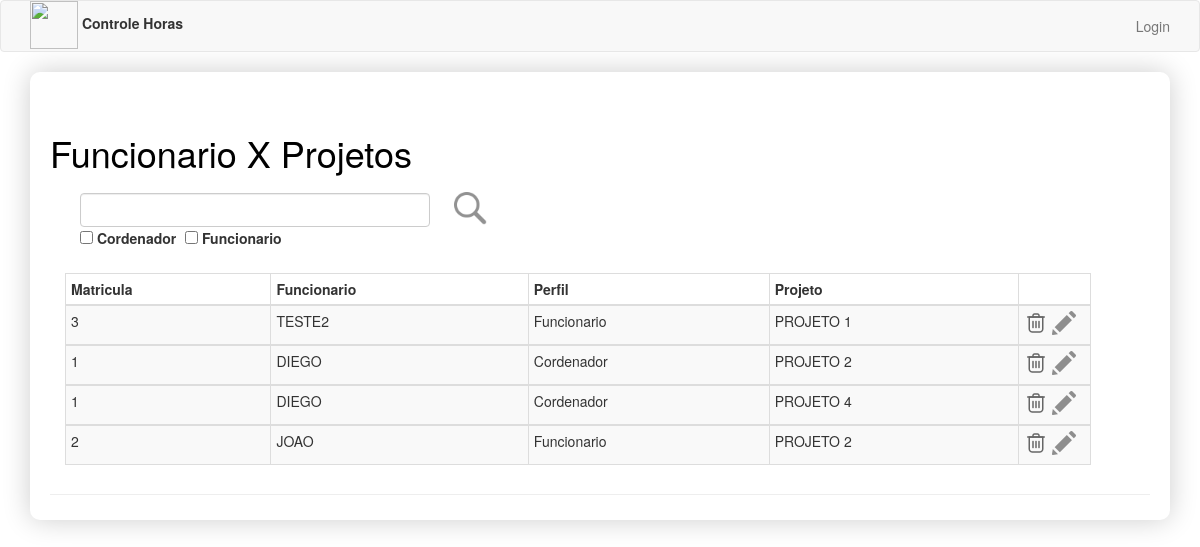
/admin/vinculo/lista, run on the app's committed database.
### app/models.py (models this page shows, shortened)
class FuncionarioProjeto(db.Model):
    __tablename__= 'funcionario_projeto'
    id = db.Column(db.Integer, primary_key=True, autoincrement=True)
    funcionario_id = db.Column(db.Integer, db.ForeignKey('funcionario.id'))
    projeto_id = db.Column(db.Integer, db.ForeignKey('projeto.id'))
    cordenador = db.Column(db.Boolean())
    funcionarios = db.relationship('Funcionario', backref="funcionarios", lazy=True)
    projetos = db.relationship('Projeto', backref="projetos", lazy=True)

class Funcionario(db.Model):
    __tablename__ = 'funcionario'
    id = db.Column(db.Integer, primary_key=True, autoincrement=True)
    matricula = db.Column(db.String(7), unique=True)
    nome = db.Column(db.Text())
    user_id = db.Column(db.Integer, db.ForeignKey('users.id'))
    senha = db.Column(db.String(256))

class Projeto(db.Model):
    __tablename__= 'projeto'
    id = db.Column(db.Integer, primary_key=True, autoincrement=True)
    nome = db.Column(db.Text())
    cliente_id = db.Column(db.Integer, db.ForeignKey('clientes.id'))
    descricao = db.Column(db.Text())
    clientes = db.relationship('Cliente', backref="clientes", lazy=True)

### app/vinculo/routes.py (the view)
@vinculo.route('/lista',methods=['GET', 'POST'])
def vinculoLista():
    if request.form.get('submitFiltro') == 'submitFiltro':
        filtro = request.form.get('txtFiltro')
        filtroCordenador = request.form.get('chkCordenador')
        filtroFuncionario = request.form.get('chkFuncionario')
        if filtroCordenador == "on":
            buscaCordenador = True
        else:
            buscaCordenador = False
        if filtroFuncionario == "on":
            buscaFuncionario = False
        else:
            buscaFuncionario = True
        if filtro is None or filtro == "":
            if buscaCordenador or not buscaFuncionario :
                vinculoLista = FuncionarioProjeto.query.filter(or_(FuncionarioProjeto.cordenador == buscaCordenador, FuncionarioProjeto.cordenador == buscaFuncionario))
            else:
                vinculoLista = FuncionarioProjeto.query.all()
        else:
            vinculoLista = FuncionarioProjeto.query.join(FuncionarioProjeto.funcionarios)\
                .join(FuncionarioProjeto.projetos)\
                .filter(or_(Funcionario.nome.like('%' + filtro +'%'),Funcionario.matricula.like('%' + filtro +'%')) | \
                           (Projeto.nome.like('%' + filtro +'%')), ((FuncionarioProjeto.cordenador == buscaCordenador) | (FuncionarioProjeto.cordenador == buscaFuncionario)))
    else:
        vinculoLista = FuncionarioProjeto.query.all()
    return render_template('vinculo/vinculoCadastroLista.html', vinculoLista=vinculoLista)

### app/templates/vinculo/vinculoCadastroLista.html
{% extends "base.html" %}
{% block page_content %}
<div class="page-header" style="">
    <div class="container">
        <div class="row">
            <h1>Funcionario X Projetos</h1>
            <div class="col-sm-12">
                <form method="post" action="/admin/vinculo/lista">
                    <div class="col-sm-4" style="padding-top:10px">
                        <input name="txtFiltro" class="form-control" type="text" title="filtro">
                        <div>
                            <div style="float:left; width:30%">
                                <input name="chkCordenador" type="checkbox">
                                <label>Cordenador</label>
                            </div>
                            <div>
                                <input name="chkFuncionario" type="checkbox">
                                <label>Funcionario</label>
                            </div>
                        </div>
                    </div>
                    <input type="image" src="{{ url_for('static', filename='imagens/search.png') }}" width="48"
                           height="48" value="submitFiltro" name="submitFiltro">
                </form>
            </div>
        </div>
        <br/>
        <form method="post" action="/admin/vinculo/lista/remover">
            <div class="table-responsive">
                <table class="table table-striped table-bordered table-hover table-condensed" style="width:90%">
                    <thead class="thead-dark">
                    <tr>
                        <th>Matricula</th>
                        <th>Funcionario</th>
                        <th>Perfil</th>
                        <th>Projeto</th>
                        <th></th>
                    </tr>
                    </thead>
                    {% for vinculo in vinculoLista %}
                    <tbody>
                    <tr>
                        <td>{{vinculo.funcionarios.matricula}}</td>
                        <td>{{vinculo.funcionarios.nome}}</td>
                        {% if vinculo.cordenador %}
                        <td>Cordenador</td>
                        {% else %}
                        <td>Funcionario</td>
                        {% endif %}
                        <td>{{vinculo.projetos.nome}}</td>
                        <td width="7%">
                            <input type="image" src="{{ url_for('static', filename='imagens/remover.png') }}" width="24"
                           height="24" value="{{vinculo.id}}" name="remover">
                            <input type="image" src="{{ url_for('static', filename='imagens/edit.png') }}" width="24"
                           height="24" value="{{vinculo.id}}" name="edit"></td>
                    </tr>
                    </tbody>
                    {% endfor %}
                </table>
            </div>
        </form>
    </div>
</div>
{% endblock %}

### app/static/css/estilo.css (style rules this page uses)
h1 { color: black; text-align: left; padding: 0px; }

### data on the page
FuncionarioProjeto: funcionarios.matricula "3", funcionarios.nome "TESTE2", cordenador "Funcionario", projetos.nome "PROJETO 1"
FuncionarioProjeto: funcionarios.matricula "1", funcionarios.nome "DIEGO", cordenador "Cordenador", projetos.nome "PROJETO 2"
FuncionarioProjeto: funcionarios.matricula "1", funcionarios.nome "DIEGO", cordenador "Cordenador", projetos.nome "PROJETO 4"
FuncionarioProjeto: funcionarios.matricula "2", funcionarios.nome "JOAO", cordenador "Funcionario", projetos.nome "PROJETO 2"
